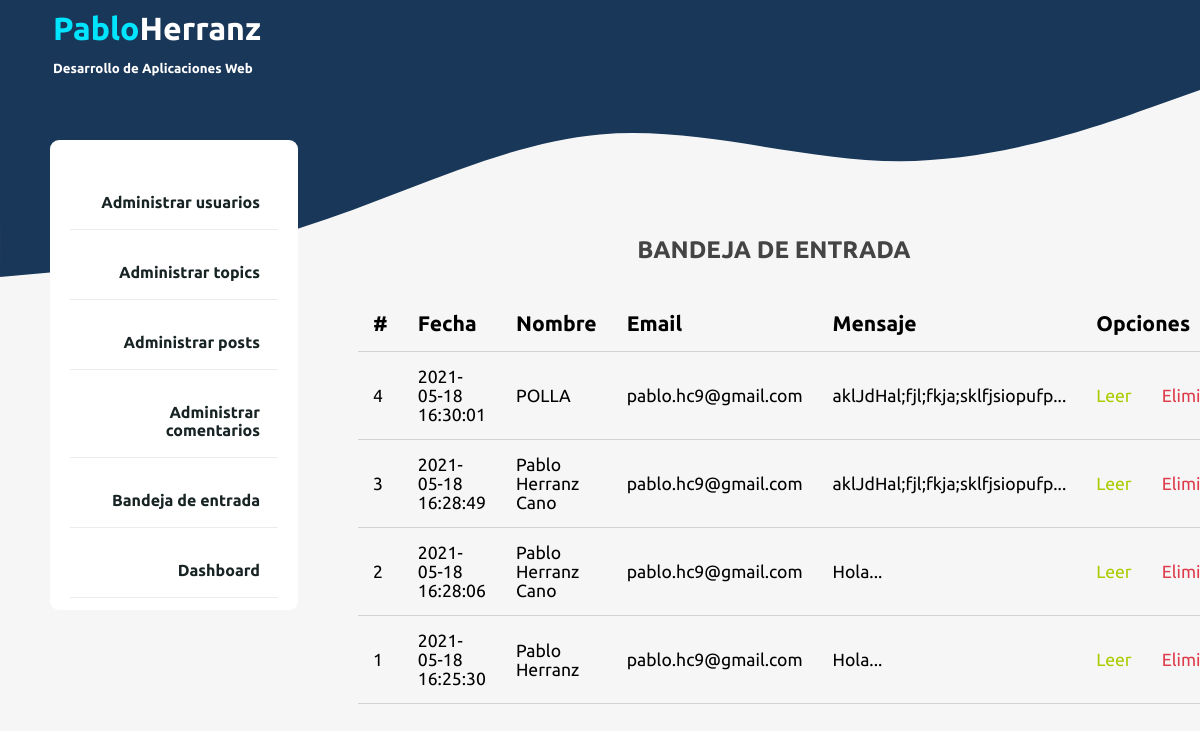
Page /admin/contact/index.php on the earlier database version.
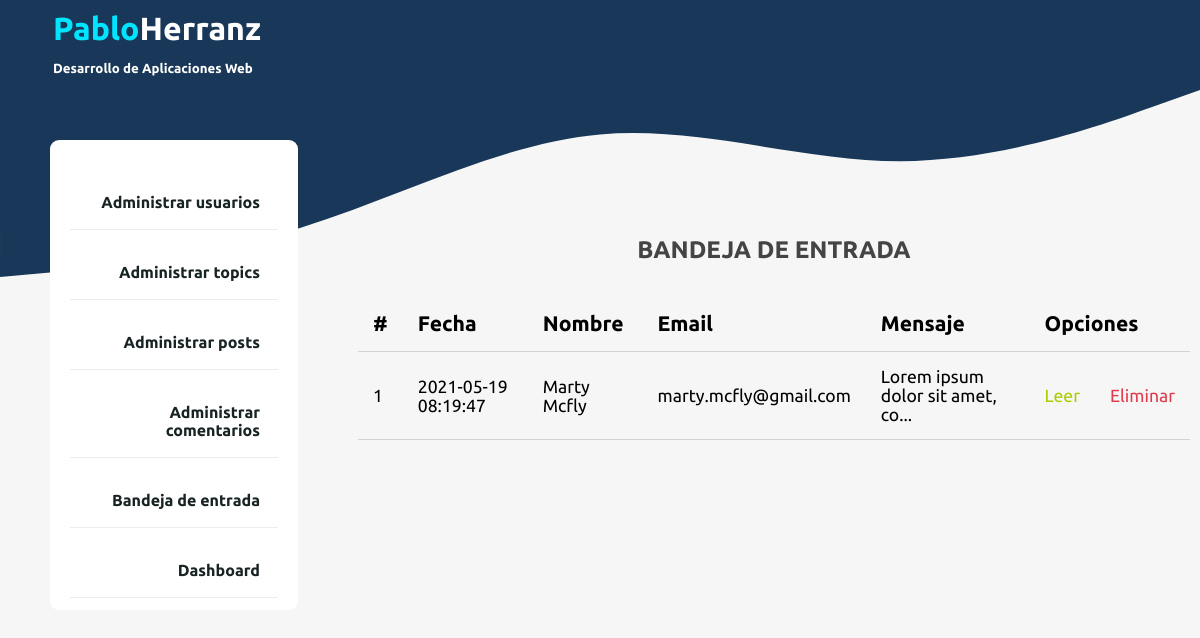
Same page on the later database version.
### tables this page shows
CREATE TABLE `contact` (
  `id` int NOT NULL,
  `name` varchar(255) NOT NULL,
  `email` varchar(255) NOT NULL,
  `message` text NOT NULL,
  `created_at` timestamp NOT NULL
);

### app/controllers/contact.php (called while the page is built, shortened)
<?php
require_once ROOT_PATH . "/app/database/db.php";
$table = 'contact';
?>

### app/database/db.php (called while the page is built, shortened)
<?php
require("connection.php");
function selectAll($table, $conditions = [])
{
	global $connection;
	$sql = "SELECT * FROM $table";
	if (empty($conditions)) {
		$stmt = $connection->prepare($sql);
		$stmt->execute();
		$records = $stmt->get_result()->fetch_all(MYSQLI_ASSOC);
		return ($records);
	}
	$stmt = executeQuery($sql, $conditions);
	$records = $stmt->get_result()->fetch_all(MYSQLI_ASSOC);
	return ($records);
}

### admin/contact/index.php (the view, shortened to what this page needs)
<?php
include ROOT_PATH . "/app/controllers/contact.php";
$records = selectAll($table);
$records = array_reverse($records);
$i = count($records) + 1;
?>
<!DOCTYPE html>
<html lang="en">
<head>
	<link rel="stylesheet" href="/assets/css/style.css">
	<link rel="stylesheet" href="/assets/css/admin.css">
</head>
<body>
	<?php include ROOT_PATH . "/app/includes/adminHeader.php" ?>
	<div class="admin-wrapper">
		<?php include ROOT_PATH . "/app/includes/adminSidebar.php" ?>
		<div class="admin-content">
            <div class="content">
                <h2 class="page-title">BANDEJA DE ENTRADA</h2>
                <table>
                    <thead>
                        <th>#</th>
                        <th>Fecha</th>
                        <th>Nombre</th>
                        <th>Email</th>
                        <th>Mensaje</th>
						<th colspan='2' class="actions">Opciones</th>
                    </thead>
                    <tbody>
						<?php foreach ($records as $email):?>
							<tr>
								<td><?php echo $i = $i - 1; ?></td>
								<td><?php echo $email['created_at']?></td>
								<td><?php echo $email['name']?></td>
								<td><?php echo $email['email']?></td>
								<td> <?php echo substr($email['message'], 0, 30) . '...';?></td>
								<td><a href="singleemail.php?read_id=<?php echo $email['id']; ?>" class="read">Leer</a></td>
								<td><a href="index.php?delete_id=<?php echo $email['id']; ?>" class="delete">Eliminar</a></td>
							</tr>
						<?php endforeach; ?>
                    </tbody>
                </table>
            </div>
        </div>
	</div>
</body>
</html>

Differences in the rows shown:
removed contact: i "4", created_at "2021-05-18 16:30:01", name "POLLA", email "pablo.hc9@gmail.com", message "aklJdHal;fjl;fkja;sklfjsiopufp"
removed contact: i "3", created_at "2021-05-18 16:28:49", name "Pablo Herranz Cano", email "pablo.hc9@gmail.com", message "aklJdHal;fjl;fkja;sklfjsiopufp"
removed contact: i "2", created_at "2021-05-18 16:28:06", name "Pablo Herranz Cano", email "pablo.hc9@gmail.com", message "Hola"
removed contact: i "1", created_at "2021-05-18 16:25:30", name "Pablo Herranz", email "pablo.hc9@gmail.com", message "Hola"
added contact: i "1", created_at "2021-05-19 08:19:47", name "Marty Mcfly", email "marty.mcfly@gmail.com", message "Lorem ipsum dolor sit amet, co"
